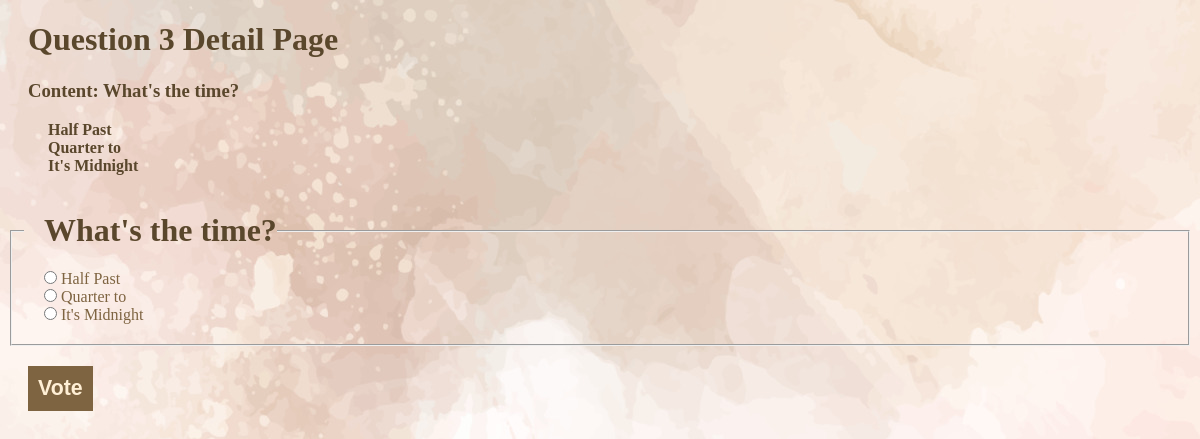
Page /polls/3/ on the committed database.
### polls/models.py (models this page shows, shortened)
class Question(models.Model):
    question_text = models.CharField(max_length=200)
    pub_date = models.DateTimeField("date published")
    def __str__(self) :
        return self.question_text

class Choice(models.Model):
    question = models.ForeignKey(Question, on_delete=models.CASCADE)
    choice_text = models.CharField(max_length=200)
    votes = models.IntegerField(default=0)

### polls/views.py (the view)
# urls.py: path("<int:pk>/", views.DetailView.as_view(), name="detail"),
class DetailView(generic.DetailView):
    model = Question
    template_name = "polls/detail.html"
    def get_queryset(self):
        return Question.objects.filter(pub_date__lte=timezone.now())

### polls/templates/polls/detail.html (shortened to what this page needs)
{% load static %}
<!DOCTYPE html>
<html lang="en-US">
    <head>
        <link rel="stylesheet" href="{% static 'polls/style.css' %}">
    </head>
    <body>
        <h1>  Question {{question.id}} Detail Page</h1>
        <h3>  Content: {{ question }}</h3>
        <ul>
            {% for choice in question.choice_set.all %}
            <li>{{choice.choice_text}}</li>
            {% endfor %}
        </ul>
        <form action="{% url 'polls:vote' question.id %}" method="post">
            <fieldset>
                <legend><h1>{{ question.question_text }}</h1></legend>
                {% for choice in question.choice_set.all %}
                <input type="radio" class="radioChoice" name="choice" id="choice{{ forloop.counter}}" value="{{ choice.id }}">
                <label for="choice{{ forloop.counter }}"> {{choice.choice_text}} </label> <br>
                {% endfor %}
            </fieldset>
            <input type="submit"  value="Vote">
        </form>
    </body>
</html>

### polls/static/polls/style.css (style rules this page uses)
h1, h3 { margin-left: 20px; color: rgb(90, 71, 44); }
li a, label { color: rgb(126, 100, 65); font-size: 18; }
li { color: rgb(90, 71, 44); list-style: none; font-weight: bold; }
input, .voteAgain { color: papayawhip; background-color: rgb(126, 100, 65); font-weight: bold; font-size: 16pt; border: none; margin-left: 20px; margin-top: 20px; padding: 10px; }
.radioChoice { margin: 0; margin-left: 20px; padding: 0; }
fieldset { padding-top: 0px; margin-top: 0; padding-bottom: 20px; }
legend { padding: 0; margin-bottom: 0; }
body { background:white url("images/background.jpg") no-repeat; }

### rows in the picture
Question: id "3", question_text "What's the time?"
Choice: choice_text "Half Past"
Choice: choice_text "Quarter to"
Choice: choice_text "It's Midnight"
